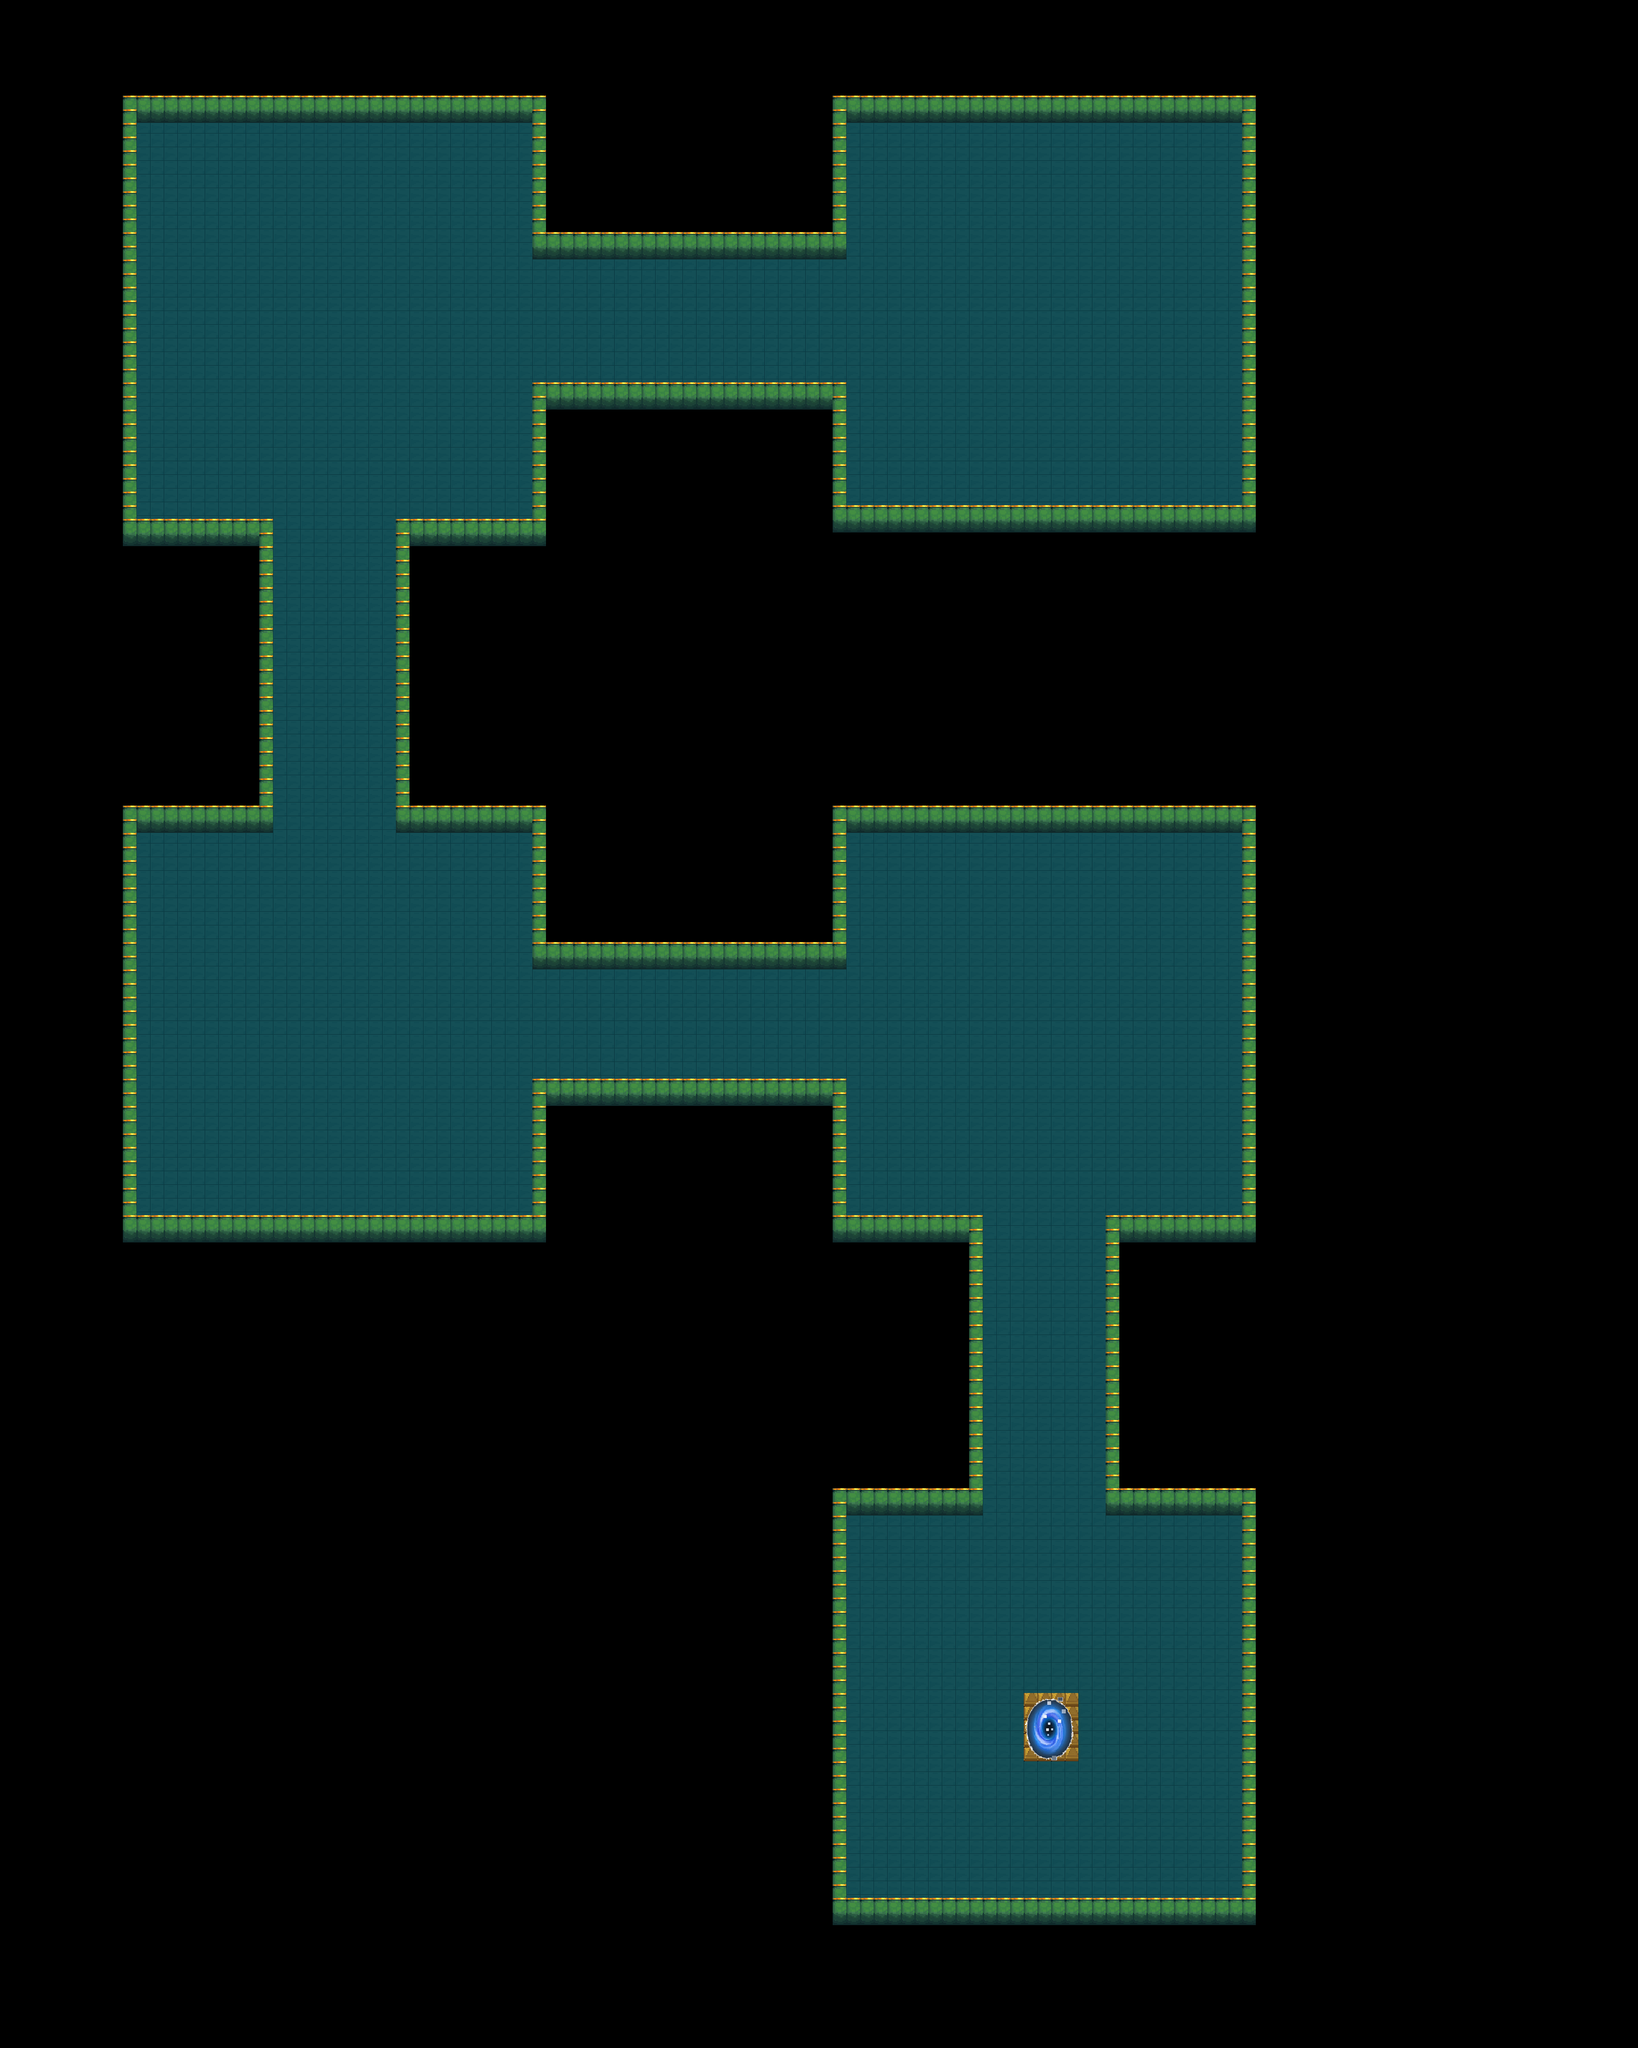

The image is a tile-based game level rendered from a .tmx file. Its description and source (layers, tilesets, objects; grid data summarised) follow:
An orthogonal 120x150 tile map with 32x32 px tiles, 2 tile layers (collision, background) and 18 objects (hero, enemy1, enemy2, enemy3, enemy4, ...).

<map version="1.2" tiledversion="1.3.4" orientation="orthogonal" renderorder="right-down" width="120" height="150" tilewidth="32" tileheight="32" infinite="0" nextlayerid="4" nextobjectid="19">
 <tileset firstgid="1" name="mapResource" tilewidth="32" tileheight="32" tilecount="400" columns="20">
  <image source="mapResource.png" width="640" height="640" />
  <tile id="12">
   <properties>
    <property name="1" value="true" />
   </properties>
  </tile>
  <tile id="32">
   <properties>
    <property name="2" value="true" />
   </properties>
  </tile>
  <tile id="56">
   <properties>
    <property name="collision" value="true" />
   </properties>
  </tile>
  <tile id="255">
   <properties>
    <property name="new" value="true" />
   </properties>
  </tile>
 </tileset>
 <layer id="2" name="collision" width="120" height="150">
  <data>[18000 cells, 1806 non-empty, 4 distinct tile ids]</data>
 </layer>
 <layer id="1" name="background" width="120" height="150">
  <data>[18000 cells, 5923 non-empty, 23 distinct tile ids]</data>
 </layer>
 <objectgroup id="3" name="object">
  <object id="1" name="hero" x="736" y="660">
   <point />
  </object>
  <object id="2" name="enemy1" x="914.667" y="993.333">
   <point />
  </object>
  <object id="3" name="enemy2" x="2250.67" y="469.333">
   <point />
  </object>
  <object id="4" name="enemy3" x="2677.33" y="1025.33">
   <point />
  </object>
  <object id="5" name="enemy4" x="2644" y="574.667">
   <point />
  </object>
  <object id="6" name="enemy5" x="517.334" y="2696">
   <point />
  </object>
  <object id="7" name="enemy6" x="1066.66" y="2704">
   <point />
  </object>
  <object id="8" name="enemy7" x="490.667" y="2128">
   <point />
  </object>
  <object id="9" name="enemy8" x="1080" y="2130.67">
   <point />
  </object>
  <object id="10" name="enemy9" x="764" y="2418.67">
   <point />
  </object>
  <object id="11" name="enemy10" x="2441.33" y="2112">
   <point />
  </object>
  <object id="12" name="enemy11" x="2613.33" y="2336">
   <point />
  </object>
  <object id="13" name="enemy12" x="2469.33" y="2512">
   <point />
  </object>
  <object id="14" name="enemy13" x="2696" y="2721.33">
   <point />
  </object>
  <object id="15" name="enemy14" x="2201.33" y="2701.33">
   <point />
  </object>
  <object id="16" name="box1" x="2297.33" y="1030.67">
   <point />
  </object>
  <object id="17" name="box2" x="794.667" y="1628">
   <point />
  </object>
  <object id="18" name="box3" x="1618.67" y="2417.33">
   <point />
  </object>
 </objectgroup>
</map>
